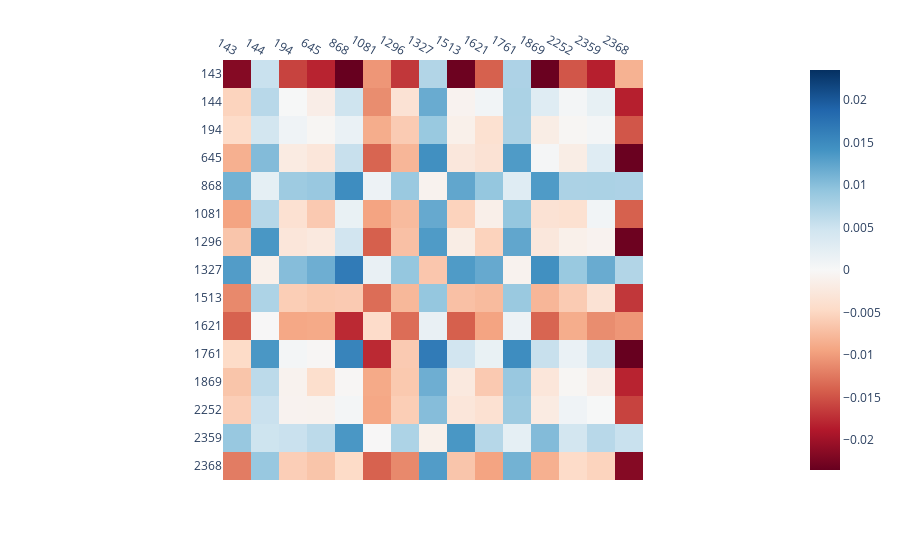

Write notebook code for a chart like this one.
### Code cell
# Compute the interaction matrix between SAE inputs for a given output SAE feature.
q = tracer.q(1372, project=True)

# Find the most relevant rows/columns by max interactions.
# Get more candidates to ensure we have at least 15 unique indices
k = 15
idxs_flat = q.flatten().abs().topk(k * 3).indices  # Get more candidates
i1, i2 = torch.unravel_index(idxs_flat, q.shape)
idxs = torch.cat([i1, i2]).unique()[:k]  # Take first 15 unique

# Plot the most important sub-interactions for the output feature.
labels = [f"{i}" for i in idxs.cpu()]
fig = px.imshow(q[idxs.flip(0)][:, idxs].cpu(), color_continuous_midpoint=0, color_continuous_scale="RdBu", x=labels, y=labels, )
fig.update_xaxes(side="top")

### Figure 1 — Plotly figure (JSON) as saved in the notebook; plotly's stock layout.template omitted (floating-point values rounded to 4 significant figures; data arrays with more than 128 entries replaced by an {"elided": "..."} marker saying what was removed)
{"data": [{"coloraxis": "coloraxis", "hovertemplate": "x: %{x}<br>y: %{y}<br>color: %{z}<extra></extra>", "name": "0", "type": "heatmap", "x": ["143", "144", "194", "645", "868", "1081", "1296", "1327", "1513", "1621", "1761", "1869", "2252", "2359", "2368"], "xaxis": "x", "y": ["143", "144", "194", "645", "868", "1081", "1296", "1327", "1513", "1621", "1761", "1869", "2252", "2359", "2368"], "yaxis": "y", "z": {"elided": "15x15 float values"}}], "layout": {"coloraxis": {"cmid": 0, "colorscale": [[0, "rgb(103,0,31)"], [0.1, "rgb(178,24,43)"], [0.2, "rgb(214,96,77)"], [0.3, "rgb(244,165,130)"], [0.4, "rgb(253,219,199)"], [0.5, "rgb(247,247,247)"], [0.6, "rgb(209,229,240)"], [0.7, "rgb(146,197,222)"], [0.8, "rgb(67,147,195)"], [0.9, "rgb(33,102,172)"], [1, "rgb(5,48,97)"]]}, "margin": {"t": 60}, "xaxis": {"anchor": "y", "constrain": "domain", "domain": [0, 1], "scaleanchor": "y", "side": "top"}, "yaxis": {"anchor": "x", "autorange": "reversed", "constrain": "domain", "domain": [0, 1]}}}
